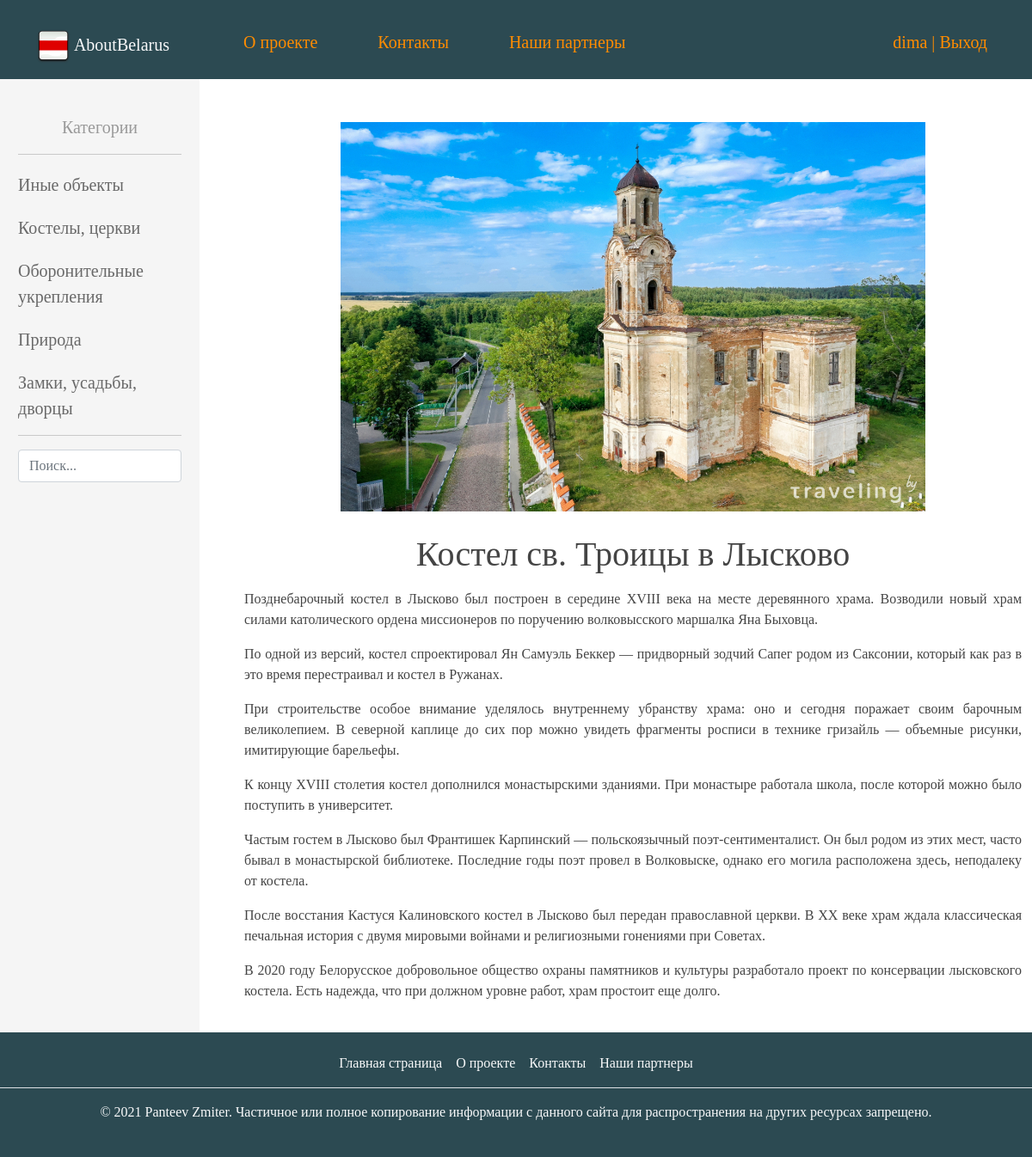
/post/kostel-sv-troicy-v-lyskovo/ (signed in), run on the app's committed database.
### aboutbelarus/models.py (models this page shows, shortened)
class Category(models.Model):
    name = models.CharField(max_length=100, db_index=True, verbose_name="Категория")
    slug = models.SlugField(max_length=50, unique=True, db_index=True, verbose_name="URL")
    def get_absolute_url(self):
        return reverse('category', kwargs={'cat_slug': self.slug})
    class Meta:
        verbose_name = 'Категория'
        verbose_name_plural = 'Категории'
        ordering = ['id']

class AboutBelarus(models.Model):
    photo = models.ImageField(upload_to='photos/%Y/%m/%d/', verbose_name="Фото")
    title = models.CharField(max_length=150, verbose_name="Заголовок")
    slug = models.SlugField(max_length=50, unique=True, db_index=True, verbose_name="URL")
    content = models.TextField(blank=True, verbose_name="Текст статьи")
    time_create = models.DateTimeField(auto_now_add=True, verbose_name="Время создания")
    time_update = models.DateTimeField(auto_now=True, verbose_name="Время изменения")
    is_published = models.BooleanField(default=True, verbose_name="Публикация")
    cat = models.ForeignKey('Category', on_delete=models.PROTECT, verbose_name="Категория")
    map = models.TextField(blank=True, verbose_name="Местоположение")
    def __str__(self):
        return self.title
    class Meta:
        verbose_name = 'Объект'
        verbose_name_plural = 'Объекты'
        ordering = ['-time_create', 'title']

### aboutbelarus/views.py (the view)
# urls.py: path('post/<slug:post_slug>/', ShowPost.as_view(), name='post'),
class ShowPost(LoginRequiredMixin, DataMixin, DetailView):
    model = AboutBelarus
    template_name = 'aboutbelarus/post.html'
    slug_url_kwarg = 'post_slug'
    context_object_name = 'post'
    login_url = reverse_lazy('login')
    def get_context_data(self, *args, object_list=None, **kwargs):
        context = super().get_context_data(**kwargs)
        c_def = self.get_user_context(title=context['post'])
        return dict(list(context.items()) + list(c_def.items()))

### aboutbelarus/utils.py (called while the page is built)
    def get_user_context(self, **kwargs):
        context = kwargs
        cats = Category.objects.annotate(Count('aboutbelarus'))
        context['menu'] = menu
        context['cats'] = cats
        if 'cat_selected' not in context:
            context['cat_selected'] = 0
        return context

### aboutbelarus/templates/aboutbelarus/post.html (shortened to what this page needs)
{% extends 'aboutbelarus/base.html' %}
{% block content %}
    {% if post.photo %}
        <p class="read-post"><img class="img-article-post" src="{{ post.photo.url }}"></p>
    {% endif %}
    <h1 class="read-post">{{ post.title }}</h1>
    <div style="text-align: justify">
        <p>{{ post.content|linebreaks }}</p>
    </div>
{% endblock %}

### aboutbelarus/templates/aboutbelarus/base.html (shortened to what this page needs)
{% load static %}
{% load aboutbelarus_tags %}
{% load cache %}
<!DOCTYPE html>
<head>
    <link href="https://cdn.jsdelivr.net/npm/bootstrap@5.1.0/dist/css/bootstrap.min.css" rel="stylesheet"
>
    <link type="text/css" href="{% static 'aboutbelarus/css/styles.css' %}" rel="stylesheet"/>
</head>
<body>
<div class="container-fluid py-3 col-md-12" style="background-color: #2c4a52">
    <ul id="mainmenu" class="mainmenu">
        <li><a class="navbar-brand text-light" href="{% url 'home' %}">
            <img src="{% static 'aboutbelarus/images/icon.webp' %}" alt="" width="40" height="auto"
                 class="d-inline-block-align-text-top">
            AboutBelarus</a></li>
        {% for m in menu %}
            {% if m.title != 'Главная страница' %}
                <li><a href="{% url m.url_name %}">{{ m.title }}</a></li>
            {% endif %}
        {% endfor %}
        {% if request.user.is_authenticated %}
            <li class="last">{{ user.username }} | <a href="{% url 'logout' %}">Выход</a></li>
        {% else %}
            <li class="last"><a href="{% url 'register' %}">Регистрация</a> | <a href="{% url 'login' %}">Вход</a></li>
        {% endif %}
    </ul>
</div>
<table class="table-content">
    <tr>
        <td valign="top" class="left-chapters">
            <ul id="leftchapters">
                <div style="text-align: center">
                    {% if cat_selected == 0 %}
                        <li class="selected img-article-post">Категории</li>
                    {% else %}
                        <li><a href="{% url 'home' %}">Категории</a></li>
                    {% endif %}
                </div>
                <hr>
                {% for c in cats %}
                    {% if c.aboutbelarus__count > 0 %}
                        {% if c.pk == cat_selected %}
                            <li class="selected">{{ c.name }}</li>
                        {% else %}
                            <li><a href="{{ c.get_absolute_url }}">{{ c.name }}</a></li>
                        {% endif %}
                    {% endif %}
                {% endfor %}
                <hr>
                <div>
                    <form action="{% url 'home' %}" method="get">
                        <input type="search" placeholder="Поиск..." name="q" class="form-control" required="">
                    </form>
                </div>
            </ul>
        </td>
        <td valign="top" class="content">
            <div class="container col-md-12">
                {% block content %}
                {% endblock %}
            </div>
        </td>
    </tr>
</table>
<div class="footer py-3" style="background-color: #2c4a52">
    <ul class="nav justify-content-center border-bottom pb-2 mb-2">
        {% for m in menu %}
            <li class="last"><a class="nav-link px-2 text-light" href="{% url m.url_name %}">{{ m.title }}</a></li>
        {% endfor %}
    </ul>
    <p class="py-2 text-center text-light"> © 2021 Panteev Zmiter. Частичное или полное копирование информации с
        данного сайта для распространения на других ресурсах запрещено.</p>
</div>
</body>
</html>

### aboutbelarus/static/aboutbelarus/css/styles.css (style rules this page uses)
html, body { font-family: 'Cinzel'; margin: 0; padding: 0; height: 100%; width: 100%; color: #444; }
a { color: dimgray; text-decoration: none; }
ul.mainmenu { list-style: none; margin: 0; padding: 0; height: 60px; color: darkorange; font-size: 20px; overflow: hidden; }
ul.mainmenu li { float: left; margin: 18px 40px 0 30px; }
ul.mainmenu li.last { float: right; }
ul.mainmenu li a { color: darkorange; text-decoration: none; }
.table-content { width: 100%; min-height: 100%; height: 100%; }
.left-chapters { margin: 0; background: whitesmoke; min-height: 100%; }
.left-chapters ul { width: 230px; min-height: 100%; padding: 20px 20px 10px 20px; list-style: none; font-size: 20px; }
.left-chapters ul li { margin: 20px 0 0 0; color: #999; }
img.img-article-post { max-width: 700px; height: auto; padding: 10px 10px 10px 10px; }
.content { padding: 40px 0 20px 40px; width: 100%; box-sizing: border-box; }
.read-post { text-align: center; }

### data on the page
Category: name "Иные объекты"
Category: name "Костелы, церкви"
Category: name "Оборонительные укрепления"
Category: name "Природа"
Category: name "Замки, усадьбы, дворцы"
AboutBelarus: photo (picture), title "Костел св. Троицы в Лысково", content "Позднебарочный костел в Лысково был построен в середине XVIII века на месте деревянного храма. Возводили новый храм силами католического ордена миссионеров по поручению волковысского маршалка Яна Быховца. По одной из версий, костел спроектировал Ян Самуэль Беккер — придворный зодчий Сапег родом из Саксонии, который как раз в это время перестраивал и костел в Ружанах. При строительстве особое внимание уделялось внутреннему убранству храма: оно и сегодня поражает своим барочным великолепием. В северной каплице до сих пор можно увидеть фрагменты росписи в технике гризайль — объемные рисунки, имитирующие барельефы. К концу XVIII столетия костел дополнился монастырскими зданиями. При монастыре…"

### other printed values
{{ m.title }} "О проекте" "Контакты" "Наши партнеры"
{{ user.username }} "dima"
{{ m.title }} "Главная страница" "О проекте" "Контакты" "Наши партнеры"
